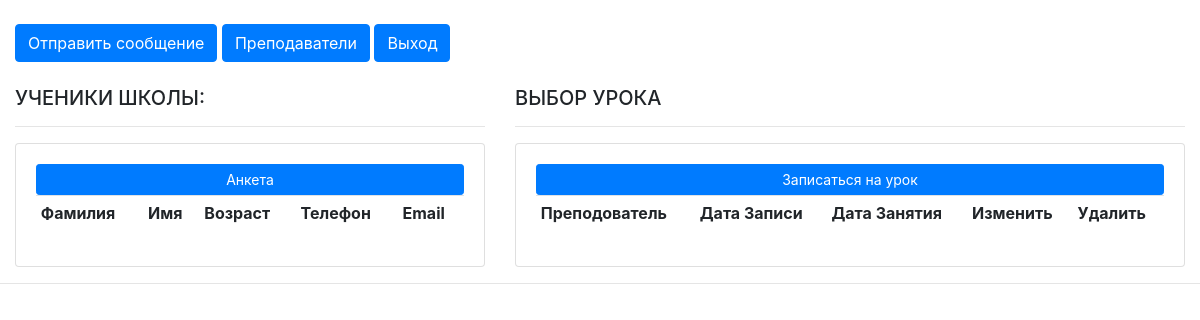
The page /timetable/ on the database as committed earlier.
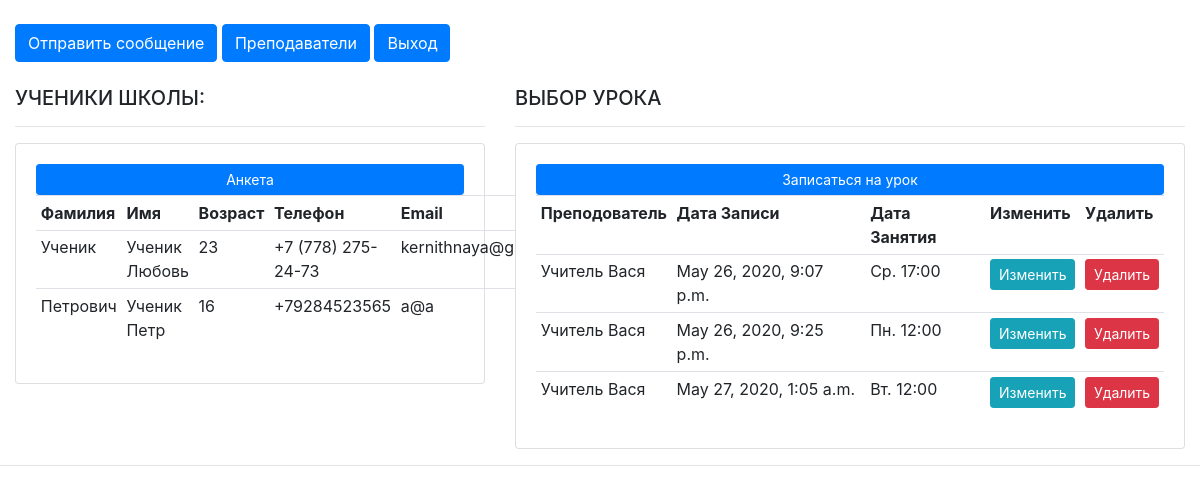
The same page on the database as committed later.
### timetable/models.py (models this page shows, shortened)
class Customer(models.Model):
    name = models.CharField(max_length=200, null=True)
    surname = models.CharField(max_length=200, null=True)
    age = models.CharField(max_length=50, null=True)
    phone = models.CharField(max_length=200, null=True)
    email = models.CharField(max_length=200, null=True)
    date_created = models.DateTimeField(auto_now_add=True, null=True)

class Order(models.Model):
	STATUS = [
    ('Понедельник', (
            ('Пн. 10:00', 'Пн. 10:00'),
            ('Пн. 12:00', 'Пн. 12:00'),
            ('Пн. 15:00', 'Пн. 15:00'),
            ('Пн. 17:00', 'Пн. 17:00'),
                    )
    ),
    ('Вторник', (
            ('Вт. 10:00', 'Вт. 10:00'),
            ('Вт. 12:00', 'Вт. 12:00'),
            ('Вт. 15:00', 'Вт. 15:00'),
            ('Вт. 17:00', 'Вт. 17:00'),
                    )
    ),
    ('Среда', (
            ('Ср. 10:00', 'Ср. 10:00'),
            ('Ср. 12:00', 'Ср. 12:00'),
            ('Ср. 15:00', 'Ср. 15:00'),
            ('Ср. 17:00', 'Ср. 17:00'),
                    )
    ),
    ('Четверг', (
            ('Чт. Пт.10:00', 'Чт. 10:00'),
            ('Чт. 12:00', 'Чт. 12:00'),
            ('Чт. 15:00', 'Чт. 15:00'),
            ('Чт. 17:00', 'Чт. 17:00'),
                    )
    ),
    ('Пятница', (
            ('Пт. 10:00', 'Пт. 10:00'),
            ('Пт. 12:00', 'Пт. 12:00'),
            ('Пт. 15:00', 'Пт. 15:00'),
            ('Пт. 17:00', 'Пт. 17:00'),
                    )),
]
	customer = models.ForeignKey(Customer, null=True, on_delete= models.SET_NULL)
	product = models.ForeignKey(Product, null=True, on_delete= models.SET_NULL)
	date_created = models.DateTimeField(auto_now_add=True, null=True)
	status = models.CharField(max_length=200, null=True, choices=STATUS)

class Product(models.Model):
	CATEGORY = (
	        ('Аккордеон', 'Аккордеон'),
		('Гитара', 'Гитара'),
                ('Баян','Баян'),
			)
	name = models.CharField(max_length=200, null=True)
	price = models.FloatField(null=True)
	category = models.CharField(max_length=200, null=True, choices=CATEGORY)
	description = models.CharField(max_length=200, null=True, blank=True)
	date_created = models.DateTimeField(auto_now_add=True, null=True)
	tags = models.ManyToManyField(Tag)
	def __str__(self):
		return self.name

### timetable/views.py (the view)
# urls.py: 2. Add a URL to urlpatterns:  path('', views.home, name='home')
def home(request):
	orders = Order.objects.all()
	customers = Customer.objects.all()
	total_customers = customers.count()
	total_orders = orders.count()
	delivered = orders.filter(status='Баян').count()
	pending = orders.filter(status='Аккордеон').count()
	context = {'orders':orders, 'customers':customers,
	'total_orders':total_orders,'delivered':delivered,
	'pending':pending }
	return render(request, 'dashboard.html', context)

### timetable/templates/dashboard.html
{%  extends 'main.html' %}
{% block content %}
<br>
<a class="btn btn-primary" href="{% url 'chat/' %}" role="button">Отправить сообщение</a>
<a class="btn btn-primary" href="status/" role="button">Преподаватели</a>
<a class="btn btn-primary" href="/logout/" role="button">Выход</a>
<br><br>
<div class="row">
	<div class="col-md-5">
		<h5>УЧЕНИКИ ШКОЛЫ:</h5>
		<hr>
		<div class="card card-body">
			<a class="btn btn-primary  btn-sm btn-block" href="">Анкета</a>
			<table class="table table-sm">
				<tr>
					<th>Фамилия</th>
					<th>Имя</th>
					<th>Возраст</th>
					<th>Телефон</th>
					<th>Email</th>
				</tr>
				{% for customer in customers %}
					<tr>
						<td>{{customer.surname}}</td>
						<td>{{customer.name}}</td>
						<td>{{customer.age}}</td>
						<td>{{customer.phone}}</td>
						<td>{{customer.email}}</td>
					</tr>
				{% endfor %}
			</table>
		</div>
	</div><br>
		<br>
	<div class="col-md-7">
		<h5>ВЫБОР УРОКА</h5>
		<hr>
		<div class="card card-body">
			<a class="btn btn-primary  btn-sm btn-block" href="{% url 'create_order' %}">Записаться на урок</a>
			<table class="table table-sm">
				<tr>
					<th>Преподователь</th>
					<th>Дата Записи</th>
					<th>Дата Занятия</th>
					<th>Изменить</th>
					<th>Удалить</th>
				</tr>
				{% for order in orders %}
					<tr>
						<td>{{order.product}}</td>
						<td>{{order.date_created}}</td>
						<td>{{order.status}}</td>
						<td><a class="btn btn-sm btn-info" href="{% url 'update_order' order.id %}">Изменить</a></td>
						<td><a class="btn btn-sm btn-danger" href="{% url 'delete_order' order.id %}">Удалить</a></td>
					</tr>
				{% endfor %}
			</table>
		</div>
	</div>
</div>
{% endblock %}

### timetable/templates/main.html (shortened to what this page needs)
{% load static %}
<!DOCTYPE html>
<html>
<head>
	<link rel="stylesheet" href="https://stackpath.bootstrapcdn.com/bootstrap/4.3.1/css/bootstrap.min.css">
	<link rel="stylesheet" type="text/css" href="#">
</head>
<body>
	<div class="container-fluid">
	{% block content %}
	{% endblock %}
    </div>
	<hr>
</body>
</html>

Rows that differ between the two databases and show on the page:
added Customer: surname "Ученик", name "Ученик Любовь", age "23", phone "+7 (778) 275-24-73", email "kernithnaya@gmail.com"
added Customer: surname "Петрович", name "Ученик Петр", age "16", phone "+79284523565", email "a@a"
added Order: product "Учитель Вася", date_created "May 26, 2020, 9:07 p.m.", status "Ср. 17:00"
added Order: product "Учитель Вася", date_created "May 26, 2020, 9:25 p.m.", status "Пн. 12:00"
added Order: product "Учитель Вася", date_created "May 27, 2020, 1:05 a.m.", status "Вт. 12:00"
